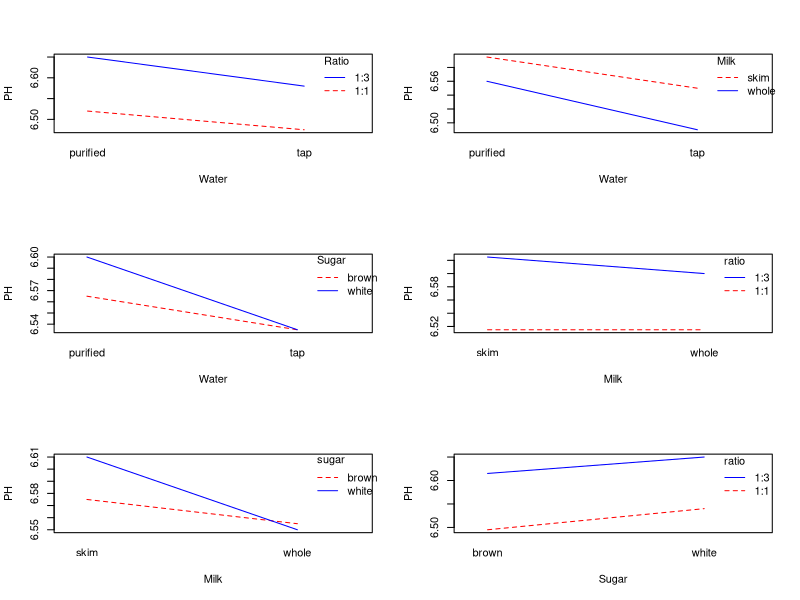
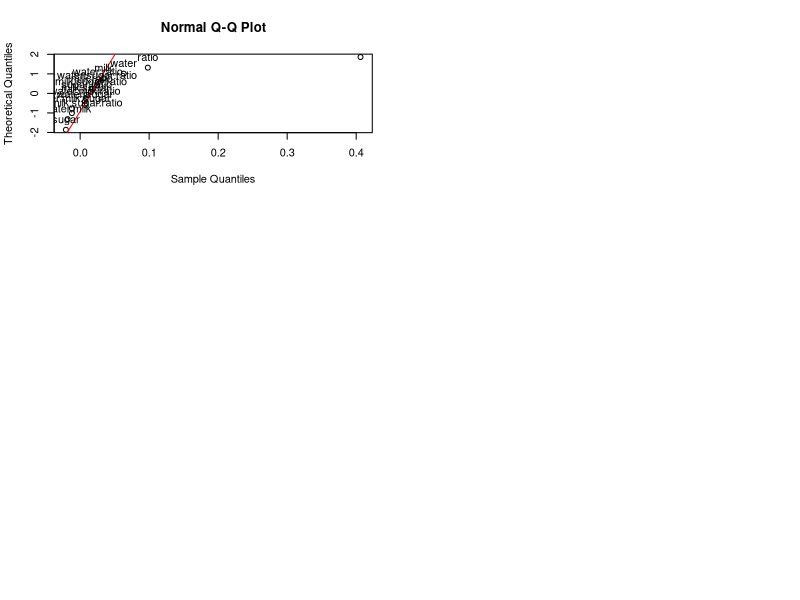

R code for these plots, in order:
## ---- chunk 1
knitr::opts_chunk$set(echo = TRUE)
library(knitr)
library(tidyr)
library(ggplot2)
library(dplyr)
## ---- chunk 2
ratio <- factor(rep(c("1:1","1:3"),each=2))
block=factor(rep(c(1,2),times=2))
data =c(6.28,6.64,6.43,6.70,
        6.36,6.55,6.31,6.64,
        6.38,6.64,6.41,6.75,
        6.40,6.58,6.52,6.65,
        6.48,6.60,6.50,6.72,
        6.44,6.56,6.56,6.70,
        6.46,6.62,6.60,6.70,
        6.40,6.57,6.59,6.75)
t=as.data.frame(matrix(data,nrow=4))
t=cbind(ratio,block,t)
t
## ---- chunk 3
colnames(t)[3:10]=c("tap whole white","tap whole brown","tap skim white",
                    "tap skim brown","purif whole white","purif whole brown",
                    "purif skim white","purif skim brown")
kable(t)
d=pivot_longer(
  t,
  cols=-c("ratio","block"),
  values_to="PH"
)
d
## ---- chunk 4
d$water=factor(rep(rep(c("tap","purified"),each=4),times=4))
d$milk = factor(rep(rep(c("whole","skim"),each=2),times=8))
d$sugar=factor(rep(c("white","brown"),times=16))
d$name=NULL
fit <- aov(PH ~water+milk+ratio+sugar+water:milk+water:ratio+water:sugar
           +milk:ratio+milk:sugar+ratio:sugar+block,d)
anova(fit)
## ---- chunk 5
par(mfrow=c(3,2),font = 10) 

interaction.plot(x.factor = d$water,
trace.factor = d$ratio,
response = d$PH,
fun = median,
ylab = "PH",
xlab = "Water",
col = c("red", "blue","black"),
trace.label = "Ratio")

interaction.plot(x.factor = d$water,
trace.factor = d$milk,
response = d$PH,
fun = median,
ylab = "PH",
xlab = "Water",
col = c("red", "blue","black"),
trace.label = "Milk")

interaction.plot(x.factor = d$water,
trace.factor = d$sugar,
response = d$PH,
fun = median,
ylab = "PH",
xlab = "Water",
col = c("red", "blue","black"),
trace.label = "Sugar")


interaction.plot(x.factor = d$milk,
trace.factor = d$ratio,
response = d$PH,
fun = median,
ylab = "PH",
xlab = "Milk",
col = c("red", "blue","black"),
trace.label = "ratio")


interaction.plot(x.factor = d$milk,
trace.factor = d$sugar,
response = d$PH,
fun = median,
ylab = "PH",
xlab = "Milk",
col = c("red", "blue","black"),
trace.label = "sugar")

interaction.plot(x.factor = d$sugar,
trace.factor = d$ratio,
response = d$PH,
fun = median,
ylab = "PH",
xlab = "Sugar",
col = c("red", "blue","black"),
trace.label = "ratio")
## ---- chunk 6
d_coded <- d %>%
  mutate(water = ifelse(water == 'tap', -1, 1),
         milk = ifelse(milk == 'whole', -1, 1),
         sugar = ifelse(sugar == "white", -1, 1),
         ratio = ifelse(ratio == "1:1", -1, 1))

fit_coded <- lm(PH~ water * milk * sugar * ratio+block, d_coded)
effects <- 2 * coef(fit_coded)[-1] # exclude intercept
t(effects)
daniel_plot <- function(effects, p = c(0.3, 0.7)) { 
  qq <- qqnorm(effects, datax = TRUE)
  qqline(effects, col = "red", probs = p, datax = TRUE)
  text(qq$x, qq$y, names(effects), pos=3)
}
daniel_plot(effects)
## ---- chunk 7
etch.rate <- matrix(c(6.59,6.75,6.52,6.65,6.55,6.70,6.31,6.64,
                      6.60,6.70,6.41,6.75,6.50,6.72,6.40,6.75,6.40,
                      6.58,6.44,6.56,6.46,6.62,6.43,6.70,6.48,6.60,
                      6.36,6.55,6.38,6.64,6.28,6.64),
                    byrow=T,ncol=2)
dimnames(etch.rate) <- list( c("(1)","a","b","ab","c","ac","bc","d",
                               "ad","bd","cd","abc","bcd","abd","acd","abcd"),
                             c("Rep1","Rep2"))
# etch.rate
A <- c(-1,1,-1,1,-1,1,-1,-1,1,-1,-1,1,-1,1,1,1)
B <- c(-1,-1,1,1,-1,-1,1,-1,-1,1,-1,1,1,1,-1,1)
C <- c(-1,-1,-1,-1,1,1,1,-1,-1,-1,1,1,1,-1,1,1)
D <- c(-1,-1,-1,-1,-1,-1,-1,1,1,1,1,-1,1,1,1,1)
Total <- apply(etch.rate,1,sum)
 cbind(A,B,C,D,etch.rate,Total)
## ---- chunk 8
rep = 2
AB <- A*B
AC <- A*C
BC <- B*C
AD <- A*D
BD <- B*D
CD <- C*D
ABC <- A*B*C
BCD <- B*C*D
ABD <- A*B*D
ACD <- A*C*D
ABCD <- A*B*C*D
cbind(A,B,C,AB,AC,BC,AD,BD,CD,ABC,BCD,ABD,ACD,ABCD,Total)
## ---- chunk 9
Effects <- t(Total) %*% cbind(A,B,C,AB,AC,BC,AD,BD,CD,ABC,BCD,ABD,ACD,ABCD)/(8*rep)
Summary <- rbind( cbind(A,B,C,AB,AC,BC,AD,BD,CD,ABC,BCD,ABD,ACD,ABCD),Effects)
dimnames(Summary)[[1]] <- c(dimnames(etch.rate)[[1]],"Effect")
Summary
## ---- chunk 10
etch.vec <- c(t(etch.rate))
options(contrasts=c("contr.sum","contr.poly"))
as.factor(A)
Af <- rep(as.factor(A),rep(2,16))
Bf <- rep(as.factor(B),rep(2,16))
Cf <- rep(as.factor(C),rep(2,16))
Df <- rep(as.factor(D),rep(2,16))
etch.lm <- lm(etch.vec ~ Af*Bf*Cf*Df)
summary(etch.lm)
